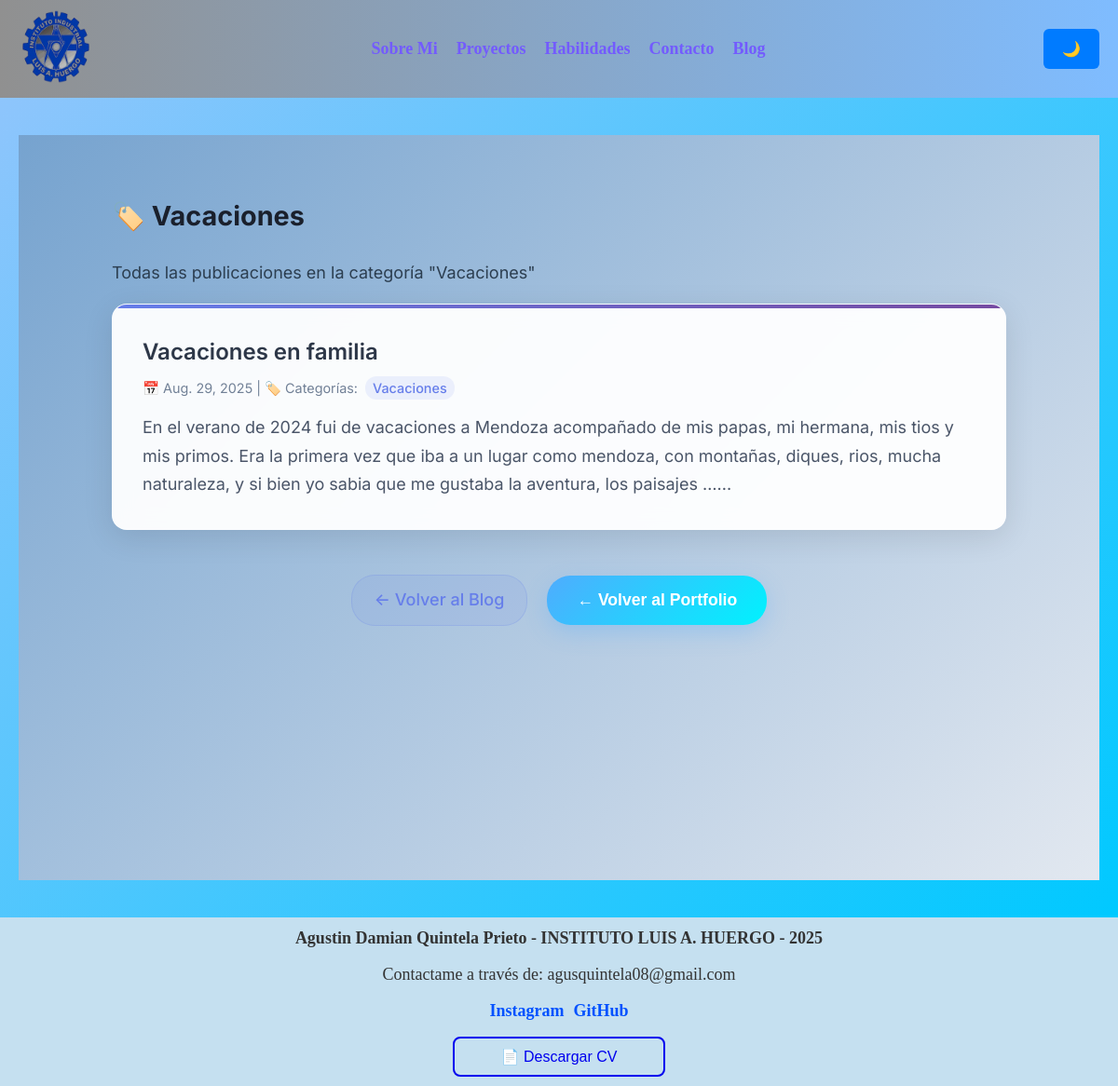
Page /blog/category/Vacaciones/ on the committed database.
### blog/models.py (models this page shows, shortened)
class Category(models.Model):
    name = models.CharField(max_length=30)
    class Meta:
        verbose_name_plural = "categories"

class Post(models.Model):
    title = models.CharField(max_length=255)
    body = models.TextField()
    created_on = models.DateTimeField(auto_now_add=True)
    last_modified = models.DateTimeField(auto_now=True)
    categories = models.ManyToManyField("Category", related_name="posts")
    portada = models.ImageField(upload_to="portadas/", blank=True, null=True)

### blog/views.py (the view)
# urls.py: path("category/<category>/", views.blog_category, name="category"),
def blog_category(request, category):
    posts = Post.objects.filter(
        categories__name__contains=category
    ).order_by("-created_on")
    context = {
        "category": category,
        "posts": posts,
    }
    return render(request, "blog/category.html", context)

### blog/templates/blog/category.html (shortened to what this page needs)
{% extends "base.html" %}
{% load static %}
{% block content %}
<div class="blog-container">
    <div class="container">
        <div class="category-header">
            <h2>🏷️ {{ category }}</h2>
            <p>Todas las publicaciones en la categoría "{{ category }}"</p>
        </div>
        {% for post in posts %}
            <article class="post">
                <a href="{% url 'blog:detail' post.pk %}">{{ post.title }}</a>
                <small>
                    📅 {{ post.created_on.date }} |
                    🏷️ Categorías:
                    {% for cat in post.categories.all %}
                        <a href="{% url 'blog:category' cat.name %}">
                            {{ cat.name }}
                        </a>
                    {% endfor %}
                </small>
                <p>{{ post.body|truncatewords:50 }}...</p>
            </article>
        {% empty %}
            <div class="no-posts">
                <p>😔 No hay publicaciones en esta categoría aún.</p>
                <a href="{% url 'blog:index' %}" class="back-link">← Ver todas las publicaciones</a>
            </div>
        {% endfor %}
        <div class="volver-portfolio">
            <a href="{% url 'blog:index' %}" class="back-link" style="margin-right: 1rem;">← Volver al Blog</a>
            <a href="{% url 'portfolio:index' %}">
                <button>← Volver al Portfolio</button>
            </a>
        </div>
    </div>
</div>
{% endblock %}

### portfolio/static/portfolio/css/styles.css (style rules this page uses)
* { box-sizing: border-box; }
html { scroll-behavior: smooth; scroll-padding-top: 80px; }
body { margin: 0; font-size: 18px; color: #333; }
button { background-color: #007bff; color: white; padding: 12px 20px; border: none; border-radius: 6px; font-size: 16px; cursor: pointer; transition: background-color 0.3s ease; }
h2 { text-align: center; }
.blog-container { font-family: 'Inter', -apple-system, BlinkMacSystemFont, 'Segoe UI', sans-serif !important; line-height: 1.6 !important; color: #2c3e50 !important; background: linear-gradient(135deg, #76a3cf 0%, #e2e8f0 100%) !important; min-height: 100vh !important; padding: 40px 20px !important; margin: 0 !important; animation: none !important; }
.blog-container * { box-sizing: border-box; }
.blog-container .container { max-width: 1000px !important; margin: 0 auto !important; padding: 0 20px !important; }
.blog-container h2 { font-size: 1.8rem !important; margin: 1.5rem 0 !important; color: #1a202c !important; text-align: left !important; }
.blog-container .post { background: rgba(255, 255, 255, 0.95) !important; backdrop-filter: blur(10px) !important; border: 1px solid rgba(255, 255, 255, 0.2) !important; border-radius: 16px !important; padding: 2rem !important; margin-bottom: 2rem !important; box-shadow: 0 8px 32px rgba(0, 0, 0, 0.1) !important; transition: all 0.3s ease !important; position: relative !important; overflow: hidden !important; }
.blog-container .post::before { content: '' !important; position: absolute !important; top: 0 !important; left: 0 !important; right: 0 !important; height: 4px !important; background: linear-gradient(135deg, #667eea 0%, #764ba2 100%) !important; }
.blog-container .post > a { font-size: 1.5rem !important; font-weight: 600 !important; color: #2d3748 !important; text-decoration: none !important; display: block !important; margin-bottom: 0.5rem !important; transition: color 0.3s ease !important; }
.blog-container .post small { color: #718096 !important; font-size: 0.9rem !important; display: block !important; margin-bottom: 1rem !important; }
.blog-container .post small a { color: #667eea !important; font-size: 0.9rem !important; font-weight: 500 !important; display: inline !important; margin: 0 0.25rem !important; padding: 0.25rem 0.5rem !important; background: rgba(102, 126, 234, 0.1) !important; border-radius: 12px !important; transition: all 0.3s ease !important; text-decoration: none !important; }
.blog-container .post p { color: #4a5568 !important; line-height: 1.7 !important; margin-top: 0.5rem !important; margin-bottom: 0 !important; }
.blog-container .back-link { display: inline-flex !important; align-items: center !important; padding: 0.75rem 1.5rem !important; background: rgba(102, 126, 234, 0.1) !important; color: #667eea !important; text-decoration: none !important; border-radius: 25px !important; font-weight: 500 !important; margin-bottom: 2rem !important; margin-right: 1rem !important; transition: all 0.3s ease !important; border: 1px solid rgba(102, 126, 234, 0.2) !important; }
.blog-container .btn, .blog-container button { background: linear-gradient(135deg, #667eea 0%, #764ba2 100%) !important; color: white !important; padding: 1rem 2rem !important; border: none !important; border-radius: 25px !important; font-size: 1rem !important; font-weight: 600 !important; cursor: pointer !important; transition: all 0.3s ease !important; box-shadow: 0 4px 15px rgba(102, 126, 234, 0.3) !important; }
.blog-container .volver-portfolio { text-align: center !important; margin: 3rem 0 !important; }
.blog-container .volver-portfolio button { background: linear-gradient(135deg, #4facfe 0%, #00f2fe 100%) !important; color: white !important; padding: 1rem 2rem !important; border: none !important; border-radius: 25px !important; font-size: 1.1rem !important; font-weight: 600 !important; cursor: pointer !important; transition: all 0.3s ease !important; box-shadow: 0 8px 25px rgba(79, 172, 254, 0.3) !important; }

### rows in the picture
Category: name "Vacaciones"
Post: title "Vacaciones en familia", created_on "Aug. 29, 2025", body "En el verano de 2024 fui de vacaciones a Mendoza acompañado de mis papas, mi hermana, mis tios y mis primos. Era la primera vez que iba a un lugar como mendoza, con montañas, diques, rios, mucha naturaleza, y si bien yo sabia que me gustaba la aventura, los paisajes …"
